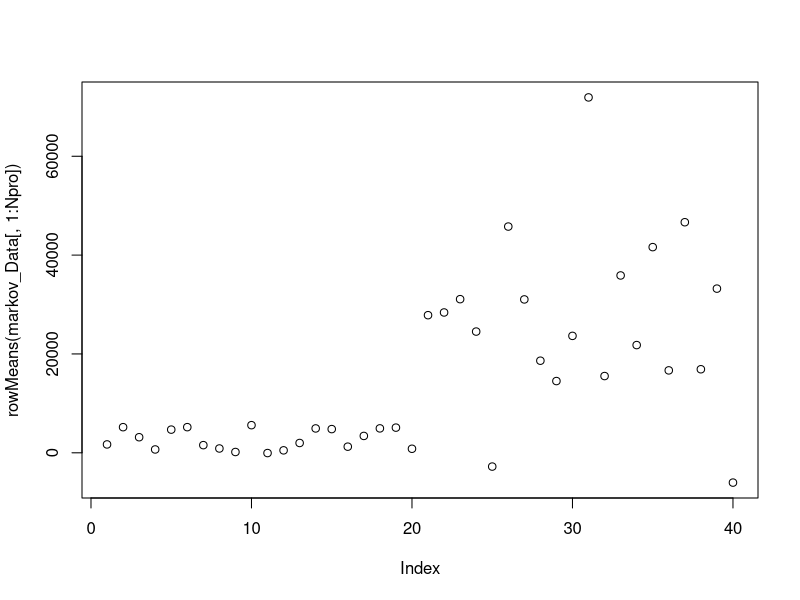
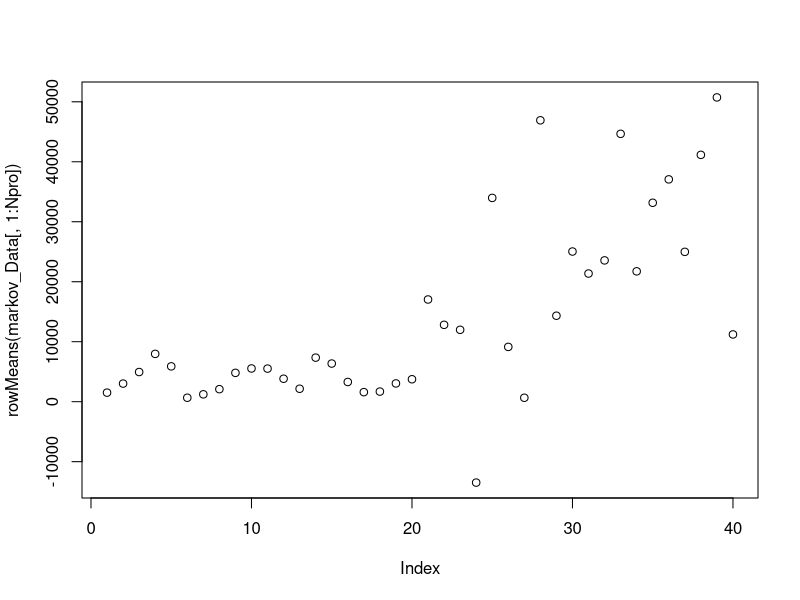
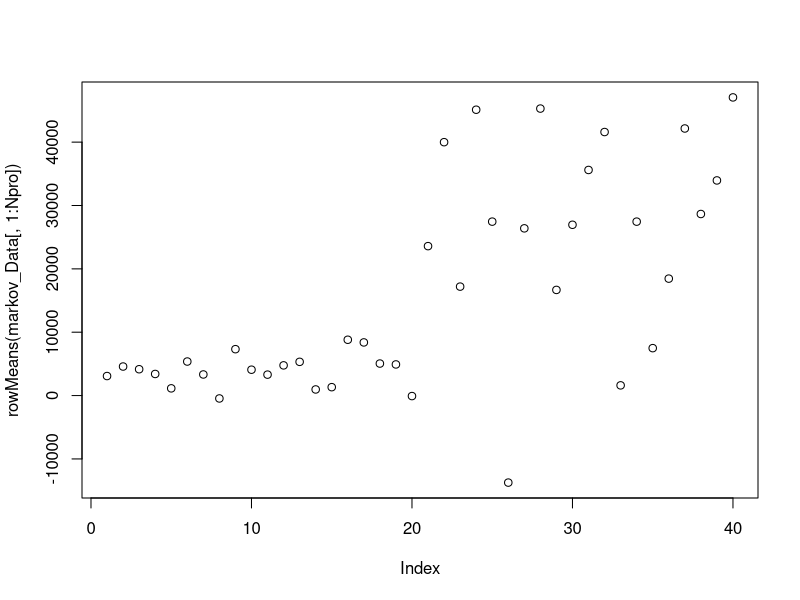
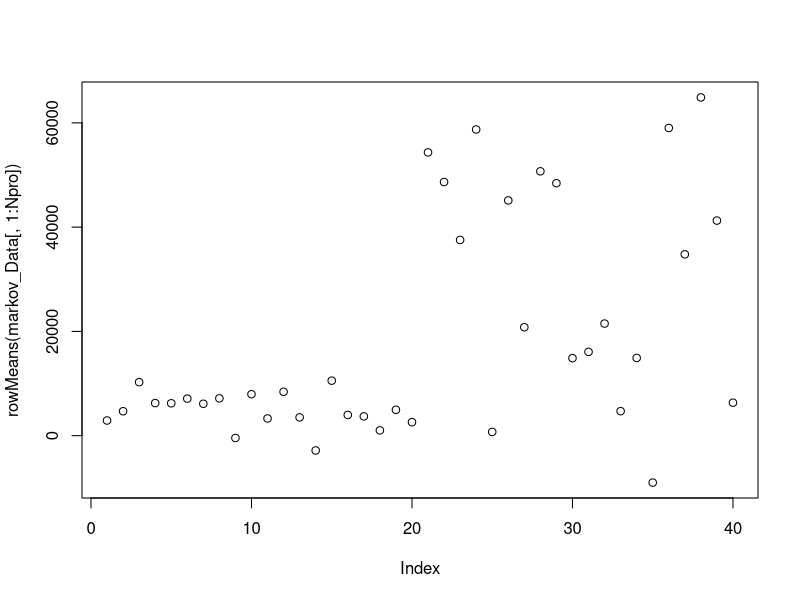
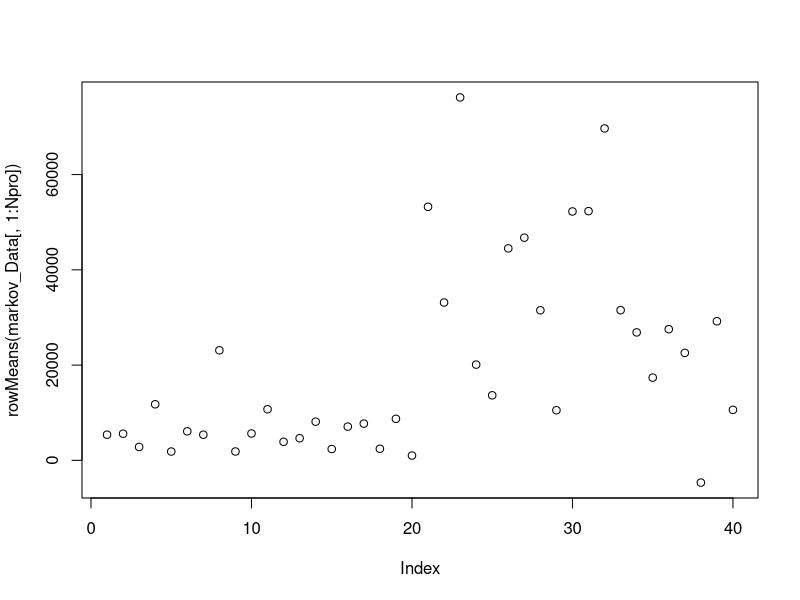
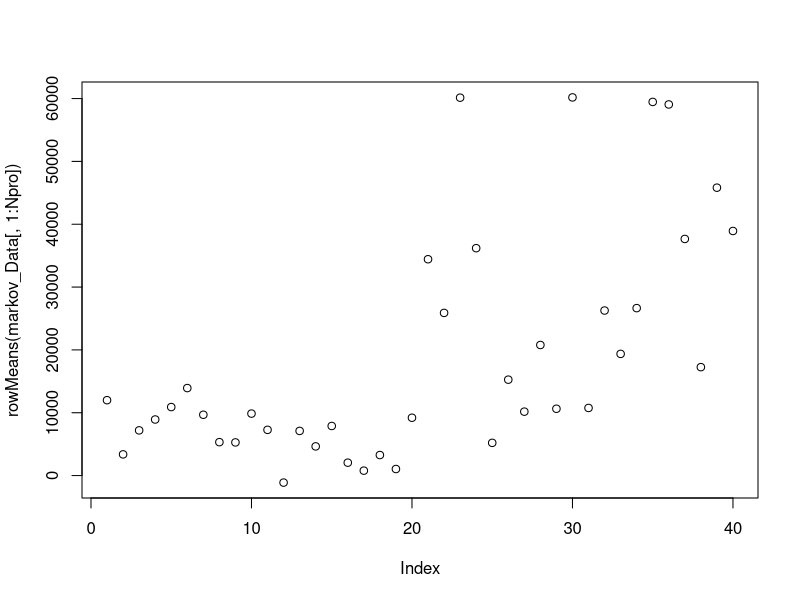
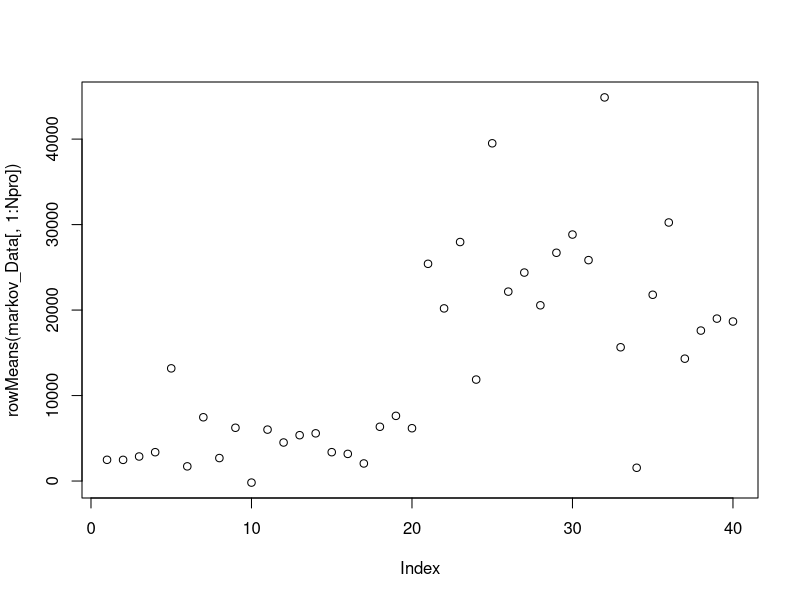
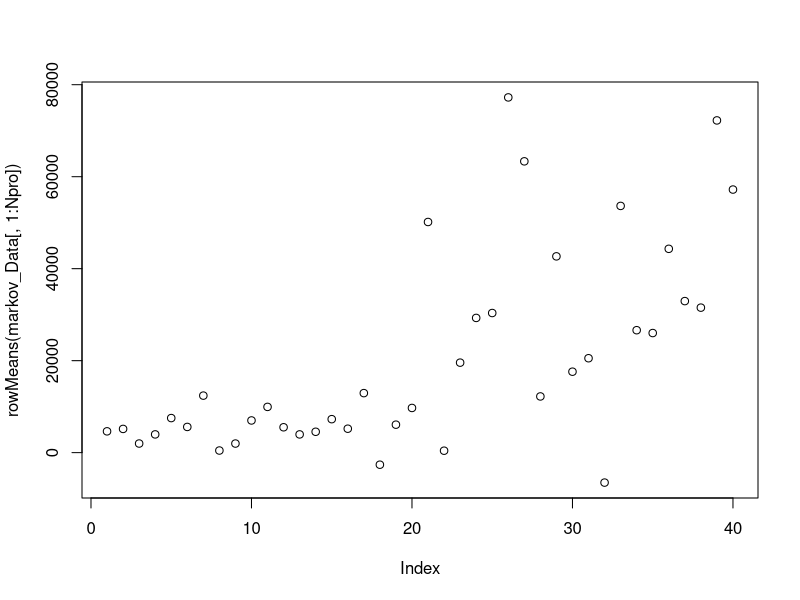

These figures' R source, in order: (Note: a time limit stopped this script after it produced the figures.)
##########################

###Om ganeshaaya namaha##

#####Parameters used for generating the model###
##Control- class_0
##Treatement- class_1
time_init=proc.time()
rm(list=ls())
library(class)
library(boot)
normalize=function(x){return(x/max(x))}

#library(caret)
#library(ISLR)


t_test_vals=function(c_pro_all)
{
  t_test_value_pro=numeric((length(c_pro_all[1,])-1))
  len_t_test_pro=length(t_test_value_pro)
  
  for(i in 1:length(t_test_value_pro)){
    k1=t.test(c_pro_all[,i]~c_pro_all[,len_t_test_pro+1])
    t_test_value_pro[i]=abs(k1$statistic)
    
  }
  
  return(t_test_value_pro)
}
  
clrscr<-function(){
  for(i in 1:100) {cat("\n")}
}

library(MASS) 
#library(plyr)
#library(ellipse)
#library(ggplot2)
library(MASS)

Npro_trt=10
Npro_cntrl=10
Npro_for_analysis=6

noise_factor=10


Npro=Npro_trt

#Npro_trt_test=60
#Npro_cntrl_test=60
Npep_trt=ceiling(1.5*Npro_trt)
Npep_cntrl=ceiling(1.5*Npro_cntrl)
Npep=Npep_trt

#Npep_trt_test=90
#Npep_cntrl_test=90

####Using the t-test to select the best 


t=2
theta_a=100
number_of_samples_train_cntrl=20 #number of samples in each class
number_of_samples_train_trt=20

number_of_samples_test_cntrl=10 #number of test samples fr control
number_of_samples_test_trt=10 #number of test samples fr treatement



amin=1.5
amax=1.6
al=1.55

fold_change=function(flag,amin,amax){   ##Please give amin and amax in just two decimal points.
  x1=runif(1,amin,amax)
  if(flag){
    return(x1)
  }
  else{
    return(1/x1)
  }
}

euc_norm <- function(x) sqrt(sum(x^2))



eta_treatement=c()
eta_control=c()
#mean_vec=mean()


M_cal=1000 #Number of calibarations to be made in abc rejection algo.

#Generating the synthetic sample data S0####
###Only control sample used#####

###initial parameters as used in table 2
k0=2
theta0=100
phi0=0.4
al0=1.55
gamma_dist0=rgamma(100,shape = k0,scale = theta0)



gamma_l0=numeric(Npro_cntrl)


for(i in 1:Npro_cntrl){
  gamma_l0[i]=sample(gamma_dist0,1)
}

mean_vec_cont=gamma_l0


mean_vec_cont0=gamma_l0
sig_matrix0=matrix(numeric(Npro*Npro),nrow=Npro)
sig_sq_vec0=phi0*mean_vec_cont*mean_vec_cont

for(i in 1:Npro){
  sig_matrix0[i,i]=sig_sq_vec0[i]
}


c_pro_control0=mvrnorm(n=number_of_samples_train_cntrl,mu = mean_vec_cont0,Sigma = sig_matrix0)
c_pro_treatement0=mvrnorm(n=number_of_samples_train_trt,mu = mean_vec_cont,Sigma = sig_matrix0)
ratio_vec0=colMeans(c_pro_control0)/colMeans(c_pro_treatement0)


######For calculating the threshold for rejection sampling


k_rand=sample(160:240,1)/100
theta_rand=sample(800:1200,1)
phi_rand=sample(0.3:0.5,1)
gamma_dist_rand=rgamma(100,shape=k_rand,scale=theta_rand)

gamma_rand=numeric(Npro_cntrl)

for(i in 1:Npro_cntrl){
  gamma_rand[i]=sample(gamma_dist_rand,1)
}

mean_vec_cont_rand=gamma_rand


mean_vec_cont_rand=gamma_rand
sig_matrix_rand=matrix(numeric(Npro*Npro),nrow=Npro)
sig_sq_vec_rand=phi_rand*mean_vec_cont*mean_vec_cont

for(i in 1:Npro){
  sig_matrix_rand[i,i]=sig_sq_vec_rand[i]
}


c_pro_control_rand=mvrnorm(n=number_of_samples_train_cntrl,mu = mean_vec_cont_rand,Sigma = sig_matrix_rand)
c_pro_treatement_rand=mvrnorm(n=number_of_samples_test_trt,mu = mean_vec_cont_rand,Sigma = sig_matrix_rand)

diff_rand_vec_cntrl=colMeans(c_pro_control_rand)-colMeans(c_pro_control0)
thresh_key_cntrl=0.7*euc_norm(diff_rand_vec_cntrl)




#####With initial value of al
fold_change_vec0=numeric(Npro)

for(i in 1:Npro){
  if(ratio_vec0[i]>1)
  {
    fold_change_vec0[i]=fold_change(1,al0,al0)
  }
  else{
    fold_change_vec0[i]=fold_change(0,al0,al0)
    
  }
}

mean_vec_treatement0=mean_vec_cont0*fold_change_vec0
mean_vec_treatement_rand=mean_vec_cont_rand*fold_change_vec0



###Defining c_pro_treatement_0 again for convinience#####

c_pro_treatement0=mvrnorm(n=number_of_samples_train_trt,mu = mean_vec_treatement0,Sigma = sig_matrix0)
c_pro_treatement_rand=mvrnorm(n=number_of_samples_train_trt,mu = mean_vec_treatement_rand,Sigma = sig_matrix_rand)

diff_rand_vec_trt=colMeans(c_pro_treatement_rand)-colMeans(c_pro_treatement0)
thresh_key_trt=1.3*euc_norm(diff_rand_vec_trt)





k_list=list()
theta_list=list()
phi_list=list()
count_1=0
###Synthetic sample data S0 done#####

###ABC-Rejection Sampling##########

norm_array=numeric(M_cal)

for(j in 1:M_cal){
  k=sample(160:240,1)/100
  theta=sample(800:1200,1)
  gamma_dist=rgamma(100,shape=k,scale=theta_a)
  gamma_l=numeric(Npro_cntrl)
  
  
  
  for(i in 1:Npro_cntrl){
    gamma_l[i]=sample(gamma_dist,1)
  }
  
  mean_vec_cont=gamma_l
  
  phi=runif(Npro,0.3,0.5) ###Defining the coefficient of variation
  
  
  sig_matrix=matrix(numeric(Npro*Npro),nrow=Npro)
  sig_sq_vec=phi*mean_vec_cont*mean_vec_cont
  
  for(i in 1:Npro){
    sig_matrix[i,i]=sig_sq_vec[i]
  }
  
  
  c_pro_control=mvrnorm(n=number_of_samples_train_cntrl,mu = mean_vec_cont,Sigma = sig_matrix)
  
  diff_vec=colMeans(c_pro_control)-colMeans(c_pro_control0)
  norm_array[j]=euc_norm(diff_vec)
  # #print(euc_norm(diff_vec))
  #thresh_key=20000
  
  ##print(thresh_key)
  ##print(count_1)
  if(norm_array[j]<thresh_key_cntrl){
    ##print("gugshi")
    ##print(j)
    count_1=count_1+1
    k_list[count_1]=k
    theta_list[count_1]=theta
    phi_list[count_1]=phi
  }
  #cat("\n")
  
  
  
  
}
##print(mean(norm_array))
#cat("\n")

k_vec=theta_vec=phi_vec=numeric(length(k_list))
for(i in 1:length(k_vec)){
  k_vec[i]=k_list[[i]]
  theta_vec[i]=theta_list[[i]]
  phi_vec[i]=phi_list[[i]]
}


k_opt=mean(k_vec)
theta_opt=mean(theta_vec)
phi_opt=mean(phi_vec)

#############ABC Rejection sampling done#######

##### Data from optimal parameters being generated#######



gamma_dist_opt=rgamma(100,shape=k_opt,scale=theta_opt)
gamma_l_opt=numeric(Npro_cntrl)

for(i in 1:Npro_cntrl){
  gamma_l_opt[i]=sample(gamma_dist,1)
}

mean_vec_cont_opt=gamma_l_opt

sig_matrix_opt=matrix(numeric(Npro*Npro),nrow=Npro)
sig_sq_vec_opt=phi_opt*mean_vec_cont_opt*mean_vec_cont_opt

for(i in 1:Npro){
  sig_matrix_opt[i,i]=sig_sq_vec_opt[i]
}


#####Generating dummy data till i understand the protein file###
flag_vec=numeric(Npro)

for(i in 1:Npro)
{
  flag_vec[i]=sample(0:1,1)
}

####flag_vec is used to say if the protein is overexpressed or not #####

mean_vec_treatement1=gamma_l_opt

fold_change_vec=numeric(Npro)
for(i in 1:Npro){
  fold_change_vec[i]=fold_change(flag_vec[i],amin,amax)
}

ratio_vec=colMeans(c_pro_treatement0)/colMeans(c_pro_control0)


for(i in 1:Npro){
  if(ratio_vec[i]>1)
  {
    fold_change_vec[i]=fold_change(1,amin,amax)
  }
  else{
    fold_change_vec[i]=fold_change(0,amin,amax)
    
  }
  
}

fold_change_vec=ratio_vec


mean_vec_treatement=mean_vec_treatement1*fold_change_vec

mean_vec_treatement_opt=mean_vec_cont_opt*fold_change_vec

c_pro_control=mvrnorm(n=number_of_samples_train_cntrl,mu = mean_vec_cont_opt,Sigma = sig_matrix_opt)
c_pro_treatement=mvrnorm(n=number_of_samples_train_trt,mu = mean_vec_treatement,Sigma = sig_matrix_opt)

l1=c_pro_control
l1=data.frame(cbind(l1,rep(0,number_of_samples_train_cntrl)))
colnames(l1)[Npro+1]="type"

l2=c_pro_treatement
l2=data.frame(cbind(l2,rep(1,number_of_samples_train_trt)))
colnames(l2)[Npro+1]="type"
#colnames(xlj_control)[Npro+1]="type"

c_pro_all=rbind(l1,l2)
c_pro_all$type=as.factor(c_pro_all$type)

t_test_value_pro=numeric((length(c_pro_all[1,])-1))
len_t_test_pro=length(t_test_value_pro)

for(i in 1:length(t_test_value_pro)){
  k1=t.test(c_pro_all[,i]~c_pro_all[,len_t_test_pro+1])
  t_test_value_pro[i]=abs(k1$statistic)
}

#xlj_trt=data.frame(cbind(xlj_trt,rep(1,number_of_samples_train_trt)))

c_pro_control_test=mvrnorm(n=number_of_samples_test_cntrl,mu = mean_vec_cont_opt,Sigma = sig_matrix_opt)
c_pro_treatement_test=mvrnorm(n=number_of_samples_test_trt,mu = mean_vec_treatement,Sigma = sig_matrix_opt)


#c_pep_
#c_pep_control=
#c_pep_treatement=

c_pep_control=matrix(numeric(Npep_cntrl*number_of_samples_train_cntrl),nrow = number_of_samples_train_cntrl)
c_pep_treatement=matrix(numeric(Npep_trt*number_of_samples_train_trt),nrow = number_of_samples_train_trt)

c_pep_control_test=matrix(numeric(Npep_cntrl*number_of_samples_test_cntrl),nrow = number_of_samples_test_cntrl)
c_pep_treatement_test=matrix(numeric(Npep_trt*number_of_samples_test_trt),nrow = number_of_samples_test_trt)

prot_pept_list_cntrl=list()
prot_pept_list_trt=list()

prot_pept_list_cntrl_test=list()
prot_pept_list_trt_test=list()

####Generating random peptide control data###
for(j in 1:length(c_pep_control[1,])){
  p3=sample(1:length(c_pro_control[1,]),sample(1:3,1))
  prot_pept_list_cntrl[[j]]=p3
  for(i in 1:length(c_pep_control[,1])){
    
    #cat(i,"-",j,"-",p3,"\n")
    for(k in 1:length(p3)){
      c_pep_control[i,j]=c_pep_control[i,j]+c_pro_control[i,p3[k]]
    }
  }
  if(1){
    for(i in 1:length(c_pep_control_test[,1])){
      for(k in 1:length(p3)){
        c_pep_control_test[i,j]=c_pep_control_test[i,j]+c_pro_control_test[i,p3[k]]
      }
    }
  }
  
}

if(0){
  for(j in 1:length(c_pep_control_test[1,])){
    p3=sample(1:length(c_pro_control_test[1,]),sample(1:3,1))
    prot_pept_list_cntrl_test[[j]]=p3
    for(i in 1:length(c_pep_control_test[,1])){
      
      #cat(i,"-",j,"-",p3,"\n")
      for(k in 1:length(p3)){
        c_pep_control_test[i,j]=c_pep_control_test[i,j]+c_pro_control_test[i,p3[k]]
      }
    }
    
    
    
  }
}

##print("grain")
####Generating random peptide treatement data###

for(j in 1:length(c_pep_treatement[1,])){
  p3=sample(1:length(c_pro_treatement[1,]),sample(1:3,1))
  prot_pept_list_trt[[j]]=p3
  for(i in 1:length(c_pep_treatement[,1])){
    
    #cat(i,"-",j,"-",p3,"\n")
    for(k in 1:length(p3)){
      ##print("mada")
      c_pep_treatement[i,j]=c_pep_treatement[i,j]+c_pro_treatement[i,p3[k]]
    }
  }
  
  if(1){
    for(i in 1:length(c_pep_treatement_test[,1])){
      
      #cat(i,"-",j,"-",p3,"\n")
      for(k in 1:length(p3)){
        ##print("sheldon")
        c_pep_treatement_test[i,j]=c_pep_treatement_test[i,j]+c_pro_treatement_test[i,p3[k]]
      }
    }
  }
}

##print("am out of this loop")
if(0){ 
  for(j in 1:length(c_pep_treatement_test[1,])){
    p3=sample(1:length(c_pro_treatement_test[1,]),sample(1:3,1))
    prot_pept_list_trt_test[[j]]=p3
    for(i in 1:length(c_pep_treatement_test[,1])){
      
      #cat(i,"-",j,"-",p3,"\n")
      for(k in 1:length(p3)){
        c_pep_treatement_test[i,j]=c_pep_treatement_test[i,j]+c_pro_treatement_test[i,p3[k]]
      }
    }
    
    
    
  }
  
}

prot_pept_list_cntrl_test=prot_pept_list_cntrl
prot_pept_list_trt_test=prot_pept_list_trt
####Parameters to find mu_ij

mu_matrix_cntrl=matrix(numeric(Npep_cntrl*number_of_samples_train_cntrl),nrow = number_of_samples_train_cntrl)
mu_matrix_trt=matrix(numeric(Npep_trt*number_of_samples_train_trt),nrow = number_of_samples_train_trt)
mu_matrix_cntrl_test=matrix(numeric(Npep_cntrl*number_of_samples_test_cntrl),nrow = number_of_samples_test_cntrl)
mu_matrix_trt_test=matrix(numeric(Npep_trt*number_of_samples_test_trt),nrow = number_of_samples_test_trt)

kappa=5
efficiency_vector=runif(Npep,0.1,1)
##print("ginger")

for(i in 1:length(mu_matrix_cntrl[,1])){
  for(j in 1:length(mu_matrix_cntrl[1,])){
    mu_matrix_cntrl[i,j]=c_pep_control[i,j]*kappa*efficiency_vector[j]
  }
}



for(i in 1:length(mu_matrix_cntrl_test[,1])){
  for(j in 1:length(mu_matrix_cntrl_test[1,])){
    mu_matrix_cntrl_test[i,j]=c_pep_control_test[i,j]*kappa*efficiency_vector[j]
  }
}



for(i in 1:length(mu_matrix_trt[,1])){
  for(j in 1:length(mu_matrix_trt[1,])){
    mu_matrix_trt[i,j]=c_pep_treatement[i,j]*kappa*efficiency_vector[j]
  }
}

##print("ginger")

for(i in 1:length(mu_matrix_trt_test[,1])){
  for(j in 1:length(mu_matrix_trt_test[1,])){
    ##print(i)
    mu_matrix_trt_test[i,j]=c_pep_treatement_test[i,j]*kappa*efficiency_vector[j]
  }
}
#print("ginger")

###Generate noisy gaussian###
alpha=0.03
beta=3.6

var_vector_noisy_gaussian_cntrl=alpha*(mu_matrix_cntrl^2)+beta*mu_matrix_cntrl
var_vector_noisy_gaussian_trt=alpha*(mu_matrix_trt^2)+beta*mu_matrix_trt

var_vector_noisy_gaussian_cntrl_test=alpha*(mu_matrix_cntrl_test^2)+beta*mu_matrix_cntrl_test
var_vector_noisy_gaussian_trt_test=alpha*(mu_matrix_trt_test^2)+beta*mu_matrix_trt_test


total_vector_cntrl=matrix(numeric(Npep_cntrl*number_of_samples_train_cntrl),nrow = number_of_samples_train_cntrl)
total_vector_trt=matrix(numeric(Npep_cntrl*number_of_samples_train_trt),nrow = number_of_samples_train_trt)


total_vector_cntrl_test=matrix(numeric(Npep_cntrl*number_of_samples_test_cntrl),nrow = number_of_samples_test_cntrl)
total_vector_trt_test=matrix(numeric(Npep_cntrl*number_of_samples_test_trt),nrow = number_of_samples_test_trt)


for(i in 1:length(total_vector_cntrl[,1])){
  for(j in 1:length(total_vector_cntrl[1,])){
    #cat(i,j,"\n")
    total_vector_cntrl[i,j]=mu_matrix_cntrl[i,j]+noise_factor*mvrnorm(n=1,mu = 0, Sigma = abs(var_vector_noisy_gaussian_cntrl[i,j]))
  }
}

for(i in 1:length(total_vector_trt[,1])){
  for(j in 1:length(total_vector_trt[1,])){
    #cat(i,j,"\n")
    total_vector_trt[i,j]=mu_matrix_trt[i,j]+noise_factor*mvrnorm(n=1,mu = 0, Sigma = abs(var_vector_noisy_gaussian_trt[i,j]))
  }
}


for(i in 1:length(total_vector_cntrl_test[,1])){
  for(j in 1:length(total_vector_cntrl_test[1,])){
    #cat(i,j,"\n")
    total_vector_cntrl_test[i,j]=mu_matrix_cntrl_test[i,j]+noise_factor*mvrnorm(n=1,mu = 0, Sigma = abs(var_vector_noisy_gaussian_cntrl_test[i,j]))
  }
}

for(i in 1:length(total_vector_trt_test[,1])){
  for(j in 1:length(total_vector_trt_test[1,])){
    #cat(i,j,"\n")
    total_vector_trt_test[i,j]=mu_matrix_trt_test[i,j]+noise_factor*mvrnorm(n=1,mu = 0, Sigma = abs(var_vector_noisy_gaussian_trt_test[i,j]))
  }
}
#total_vector_cntrl=data.frame(cbind(total_vector_cntrl,numeric(50)))
#total_vector_trt=data.frame(cbind(total_vector_trt,numeric(50)+1))

#total_vector_cntrl$X31=factor(total_vector_cntrl$X31)
#total_vector_trt$X31=factor(total_vector_trt$X31)


###To calculate rolled up abundances###
#lolol

x_pro_control=matrix(numeric(Npro_cntrl*number_of_samples_train_cntrl),nrow = number_of_samples_train_cntrl)
x_pro_trt=matrix(numeric(Npro_trt*number_of_samples_train_trt),nrow = number_of_samples_train_trt)

x_pro_control_test=matrix(numeric(Npro_cntrl*number_of_samples_test_cntrl),nrow = number_of_samples_test_cntrl)
x_pro_trt_test=matrix(numeric(Npro_trt*number_of_samples_test_trt),nrow = number_of_samples_test_trt)


pept_to_prot_cntrl=list()
pept_to_prot_trt=list()

pept_to_prot_cntrl_test=list()
pept_to_prot_trt_test=list()


for(i in 1:length(prot_pept_list_cntrl)){
  for(j in 1:length(prot_pept_list_cntrl[i][[1]])){
    ##print(prot_pept_list_cntrl[i][[1]][j])
    k1=prot_pept_list_cntrl[i][[1]][j]
    ##print(k1)
    pept_to_prot_cntrl[k1][[1]][length(pept_to_prot_cntrl[k1][[1]])+1]=i
    
  }
}

for(i in 1:length(prot_pept_list_trt)){
  for(j in 1:length(prot_pept_list_trt[i][[1]])){
    ##print(prot_pept_list_cntrl[i][[1]][j])
    k1=prot_pept_list_trt[i][[1]][j]
    ##print(k1)
    pept_to_prot_trt[k1][[1]][length(pept_to_prot_trt[k1][[1]])+1]=i
    
  }
}

##print("greek2")

for(i in 1:length(prot_pept_list_cntrl_test)){
  for(j in 1:length(prot_pept_list_cntrl_test[i][[1]])){
    ##print(prot_pept_list_cntrl[i][[1]][j])
    k1=prot_pept_list_cntrl_test[i][[1]][j]
    ##print(k1)
    pept_to_prot_cntrl_test[k1][[1]][length(pept_to_prot_cntrl_test[k1][[1]])+1]=i
    
  }
}

##print("greek1")


for(i in 1:length(prot_pept_list_trt_test)){
  for(j in 1:length(prot_pept_list_trt_test[i][[1]])){
    ##print(prot_pept_list_cntrl[i][[1]][j])
    k1=prot_pept_list_trt_test[i][[1]][j]
    ##print(k1)
    pept_to_prot_trt_test[k1][[1]][length(pept_to_prot_trt_test[k1][[1]])+1]=i
    ##print("gopo")
  }
}

##print("greek3")


xlj_control=matrix(numeric(Npro_cntrl*number_of_samples_train_cntrl),nrow = number_of_samples_train_cntrl)
xlj_trt=matrix(numeric(Npro_trt*number_of_samples_train_trt),nrow = number_of_samples_train_trt)

xlj_control_test=matrix(numeric(Npro_cntrl*number_of_samples_test_cntrl),nrow = number_of_samples_test_cntrl)
xlj_trt_test=matrix(numeric(Npro_trt*number_of_samples_test_trt),nrow = number_of_samples_test_trt)

###############################

for(i in 1:length(pept_to_prot_cntrl)){
  if(pept_to_prot_cntrl[2]=="NULL"){
    pept_to_prot_cntrl[2]=pept_to_prot_cntrl[3]
  }
  
  if(pept_to_prot_cntrl[1]=="NULL"){
    pept_to_prot_cntrl[1]=pept_to_prot_cntrl[2]
  }
  
  
  if(pept_to_prot_cntrl[i]=="NULL"){
    pept_to_prot_cntrl[i]=pept_to_prot_cntrl[1]
  }
  
  
  
  
}

############################

for(i in 1:length(pept_to_prot_trt)){
  if(pept_to_prot_trt[2]=="NULL"){
    pept_to_prot_trt[2]=pept_to_prot_trt[3]
  }
  
  if(pept_to_prot_trt[1]=="NULL"){
    pept_to_prot_trt[1]=pept_to_prot_trt[2]
  }
  
  
  if(pept_to_prot_trt[i]=="NULL"){
    pept_to_prot_trt[i]=pept_to_prot_trt[1]
  }
  
  
  
  
}


##print("greek1")


for(i in 1:length(pept_to_prot_cntrl_test)){
  if(pept_to_prot_cntrl_test[2]=="NULL"){
    pept_to_prot_cntrl_test[2]=pept_to_prot_cntrl_test[3]
  }
  
  if(pept_to_prot_cntrl_test[1]=="NULL"){
    pept_to_prot_cntrl_test[1]=pept_to_prot_cntrl_test[2]
  }
  
  
  if(pept_to_prot_cntrl_test[i]=="NULL"){
    pept_to_prot_cntrl_test[i]=pept_to_prot_cntrl_test[1]
  }
  
  
  
  
}


for(i in 1:length(pept_to_prot_trt_test)){
  if(pept_to_prot_trt_test[2]=="NULL"){
    pept_to_prot_trt_test[2]=pept_to_prot_trt_test[3]
  }
  
  if(pept_to_prot_trt_test[1]=="NULL"){
    pept_to_prot_trt_test[1]=pept_to_prot_trt_test[2]
  }
  
  
  if(pept_to_prot_trt_test[i]=="NULL"){
    pept_to_prot_trt_test[i]=pept_to_prot_trt_test[1]
  }
  
  
  
  
}


for(j in 1:length(xlj_control[1,])){ #for all proteins
  for(i in 1:length(xlj_control[,1])) { #for all samples
    for(k in 1:length(pept_to_prot_cntrl[j][[1]])){
      p4=pept_to_prot_cntrl[j][[1]][k]
      if(is.null(p4)){
        p4=pept_to_prot_cntrl[1][[1]][1]
      }
      xlj_control[i,j]=xlj_control[i,j]+total_vector_cntrl[i,p4]
      
    }
  }
  ##print(j)
  
}


for(j in 1:length(xlj_trt[1,])){ #for all proteins
  for(i in 1:length(xlj_trt[,1])) { #for all samples
    for(k in 1:length(pept_to_prot_trt[j][[1]])){
      p4=pept_to_prot_trt[j][[1]][k]
      if(is.null(p4)){
        ##print("gonu")
        p4=pept_to_prot_trt[1][[1]][1]
        
      }
      #if(is.null(p4)){
      #}
      xlj_trt[i,j]=xlj_trt[i,j]+total_vector_trt[i,p4]
      
    }
  }
  ##print(j)
  
}
##print("greekza")
########
for(j in 1:length(xlj_control_test[1,])){ #for all proteins
  for(i in 1:length(xlj_control_test[,1])) { #for all samples
    for(k in 1:length(pept_to_prot_cntrl_test[j][[1]])){
      p4=pept_to_prot_cntrl_test[j][[1]][k]
      if(is.null(p4)){
        p4=pept_to_prot_cntrl_test[1][[1]][1]
      }
      
      xlj_control_test[i,j]=xlj_control_test[i,j]+total_vector_cntrl_test[i,p4]
      
    }
  }
  ##print(j)
  
}


for(j in 1:length(xlj_trt_test[1,])){ #for all proteins
  for(i in 1:length(xlj_trt_test[,1])) { #for all samples
    for(k in 1:length(pept_to_prot_trt_test[j][[1]])){
      p4=pept_to_prot_trt_test[j][[1]][k]
      if(is.null(p4)){
        p4=pept_to_prot_trt_test[1][[1]][1]
      }
      
      xlj_trt_test[i,j]=xlj_trt_test[i,j]+total_vector_trt_test[i,p4]
      
    }
  }
  ##print(j)
  
}




xlj_control=data.frame(xlj_control)
xlj_control=data.frame(cbind(xlj_control,numeric(number_of_samples_train_cntrl)))
colnames(xlj_control)[Npro+1]="type"
#xlj_control$type=as.factor(xlj_control$type)

xlj_control_test=data.frame(xlj_control_test)
xlj_control_test=data.frame(cbind(xlj_control_test,numeric(number_of_samples_test_cntrl)))
colnames(xlj_control_test)[Npro+1]="type"

xlj_trt=data.frame(xlj_trt)
xlj_trt=data.frame(cbind(xlj_trt,rep(1,number_of_samples_train_trt)))
colnames(xlj_trt)[Npro+1]="type"


xlj_trt_test=data.frame(xlj_trt_test)
xlj_trt_test=data.frame(cbind(xlj_trt_test,rep(1,number_of_samples_test_trt)))
colnames(xlj_trt_test)[Npro+1]="type"
#xlj_trt$type=as.factor(xlj_trt$type)





#xlj_control$"type"=numeric(50)
#xlj_trt$"type"=(numeric(number_of_samples_train_trt)+1)

if(1){
  
  xlj_control=data.frame(xlj_control)
  xlj_trt=data.frame(xlj_trt)
  
  xlj_control_test=data.frame(xlj_control_test)
  xlj_trt_test=data.frame(xlj_trt_test)
  
  
  
  
  xlj_all=rbind(xlj_control,xlj_trt)
  xlj_all$type=as.factor(xlj_all$type)
  
  
  xlj_all_test=rbind(xlj_control_test,xlj_trt_test)
  xlj_all_test$type=as.factor(xlj_all_test$type)
  
  
}

t_test_value=numeric((length(xlj_all[1,])-1))
len_t_test=length(t_test_value)


for(i in 1:length(t_test_value)){
  k1=t.test(xlj_all[,i]~xlj_all[,len_t_test+1])
  t_test_value[i]=abs(k1$statistic)
}
print(order(t_test_value))

xlj_all_orig=xlj_all


p11=xlj_all$type
p22=xlj_all_test$type

if(0){
  xlj_all=xlj_all[,order(t_test_value,decreasing = TRUE)]
  xlj_all=xlj_all[,1:Npro_for_analysis]
  xlj_all$"type"=p11
  xlj_all_test=xlj_all_test[,order(t_test_value,decreasing = TRUE)]
  xlj_all_test=xlj_all_test[,1:Npro_for_analysis]
  xlj_all_test$"type"=p22
  fold_change_vec=fold_change_vec[order(t_test_value,decreasing = TRUE)]
  fold_change_vec=fold_change_vec[1:Npro_for_analysis]
  Npro=Npro_for_analysis
  Npro_trt=Npro
  Npro_cntrl=Npro
}



####xlj_all is the required data as per equation 12###
####xlj_all_test is the required test data####

####Designing classifiers####

#1. LDA classifier#

lda_classifier_50<-lda(type ~ .,data=xlj_all)
predictions_lda_50=predict(lda_classifier_50,xlj_all_test[,1:Npro])$class
table_data_lda_50=table(predictions_lda_50,xlj_all_test[,Npro+1])

predictions_lda_50_app=predict(lda_classifier_50,xlj_all[,1:Npro])$class
table_data_lda_50_app=table(predictions_lda_50_app,xlj_all[,Npro+1])


training_labels=xlj_all$type
knn_trained<-knn(train = xlj_all[,1:Npro]  , test =xlj_all_test[,1:Npro] , cl = training_labels, k=3)
table_data_knn_50=table(knn_trained,xlj_all_test[,Npro+1])
knn_trained_app<-knn(train = xlj_all[,1:Npro]  , test =xlj_all[,1:Npro] , cl = training_labels, k=3)
table_data_knn_50_app=table(knn_trained_app,xlj_all[,Npro+1])




#total_vector_cntrl=data.frame(cbind(total_vector_cntrl,numeric(50)))
#total_vector_trt=data.frame(cbind(total_vector_trt,numeric(50)+1))

#total_vector_cntrl$X31=factor(total_vector_cntrl$X31)
#total_vector_trt$X31=factor(total_vector_trt$X31)


####Add the mean and the gaussian vector####



#SNR=1/(alpha+(beta/alpha))

#print("MCMC algorithm starting")
#######Upamanyu's algorithm-3...The ABC-MCMC-algorithm#####

#####First three steps of ABC-MCMC#####

###gamma_0 is the gamma related to S^(0)_(0) in the paper. This is generated with k_opt and theta_opt
###gamma_dist_0 is the proper gamma distribution pertaining to S_(0) in the paper. Its generated with k_0 and theta_0.

#Step1: Sampling gamma and generating mean vectors##
gamma_dist_0=rgamma(100,shape=k_opt,scale=theta_opt)
#ratio_vec=colMeans(c_pro_treatement0)/colMeans(c_pro_control0)
#fold_change_vec=ratio_vec
c_pro_control_0=c_pro_control0
print("hoi")
c_pro_treatment_0=c_pro_treatement0
gamma_0=numeric(Npro)

for(i in 1:Npro_cntrl){
  gamma_0[i]=sample(gamma_dist_0,1)
}

mean_vec_cntrl_0_0=gamma_0
mean_vec_trt_0_0=gamma_0*fold_change_vec

sig_matrix_0_0=matrix(numeric(Npro*Npro),nrow=Npro)
sig_sq_vec_0_0=phi_opt*mean_vec_cntrl_0_0*mean_vec_cntrl_0_0
for(i in 1:Npro){
  sig_matrix_0_0[i,i]=sig_sq_vec_0_0[i]
}


###Step2: Generating protein data
c_pro_control_0_0=mvrnorm(n=number_of_samples_train_cntrl,mu = mean_vec_cntrl_0_0,Sigma = sig_matrix_0_0)
c_pro_treatment_0_0=mvrnorm(n=number_of_samples_train_trt,mu = mean_vec_trt_0_0,Sigma = sig_matrix_0_0)

print("goi")

diff_vec_cntrl=colMeans(c_pro_control_0_0)-colMeans(c_pro_control_0)
diff_vec_trt=colMeans(c_pro_treatment_0_0)-colMeans(c_pro_treatment_0)

norm_cntrl=euc_norm(diff_vec_cntrl)

norm_trt=euc_norm(diff_vec_trt)

while(norm_cntrl>thresh_key_cntrl | norm_trt>thresh_key_trt){
  # #print("i am here")
  ##print(norm_cntrl)
  ##print(norm_trt)
  for(i in 1:Npro_cntrl){
    gamma_0[i]=sample(gamma_dist_0,1)
  }
  
  mean_vec_cntrl_0_0=gamma_0
  mean_vec_trt_0_0=gamma_0*fold_change_vec
  
  sig_matrix_0_0=matrix(numeric(Npro*Npro),nrow=Npro)
  sig_sq_vec_0_0=phi_opt*mean_vec_cntrl_0_0*mean_vec_cntrl_0_0
  for(i in 1:Npro){
    sig_matrix_0_0[i,i]=sig_sq_vec_0_0[i]
  }
  
  
  ###Step2: Generating protein data
  c_pro_control_0_0=mvrnorm(n=number_of_samples_train_cntrl,mu = mean_vec_cntrl_0_0,Sigma = sig_matrix_0_0)
  c_pro_treatment_0_0=mvrnorm(n=number_of_samples_train_trt,mu = mean_vec_trt_0_0,Sigma = sig_matrix_0_0)
  
  diff_vec_cntrl=colMeans(c_pro_control_0_0)-colMeans(c_pro_control_0)
  diff_vec_trt=colMeans(c_pro_treatment_0_0)-colMeans(c_pro_treatment_0)
  
  norm_cntrl=euc_norm(diff_vec_cntrl)
  
  norm_trt=euc_norm(diff_vec_trt)
  
}

#####Steps 5, 6 and 7 of the markov chain####
c_pro_control_markov=c_pro_control_0_0
c_pro_trt_markov=c_pro_treatment_0_0
gamma_vec=colMeans(c_pro_control_markov)
#####Main MCMC chain#####
count_markov=0
markov_iter=50
gamma_markov=matrix(0L, nrow = markov_iter,ncol=Npro)
for(j in 1:markov_iter){
  if(j==1){gamma_vec=gamma_l_opt}
  else{
  gamma_vec=colMeans(c_pro_control_markov)
  }
  mean_vec_cntrl_markov=gamma_vec
  mean_vec_trt_markov=gamma_vec*fold_change_vec
  ##print(i)
  sig_matrix_markov=matrix(numeric(Npro*Npro),nrow=Npro)
  sig_sq_vec_markov=phi_opt*mean_vec_cntrl_markov*mean_vec_cntrl_markov
  sig_sq_vec_markov=rep(0.1,length(mean_vec_cont))
  for(i in 1:Npro){
    sig_matrix_markov[i,i]=sig_sq_vec_markov[i]
  }
  
  c_pro_control_markov=mvrnorm(n=number_of_samples_train_cntrl,mu = mean_vec_cntrl_markov,Sigma = sig_matrix_markov)
  c_pro_trt_markov=mvrnorm(n=number_of_samples_train_trt,mu = mean_vec_trt_markov,Sigma = sig_matrix_markov)
  
  diff_vec_cntrl_markov=colMeans(c_pro_control_markov)-colMeans(c_pro_control_0)
  diff_vec_trt_markov=colMeans(c_pro_trt_markov)-colMeans(c_pro_treatment_0)
  
  norm_cntrl_markov=euc_norm(diff_vec_cntrl_markov)
  
  norm_trt_markov=euc_norm(diff_vec_trt_markov)
  ##print("-----------")
  ##print(norm_cntrl_markov)
  ##print(norm_trt_markov)
  ##print("-----------")
  
  if(norm_cntrl_markov<thresh_key_cntrl & norm_trt_markov<thresh_key_trt){
    #mean_ratio=
    gamma_vec=colMeans(c_pro_control_markov)
    ##print(j)
    count_markov=count_markov+1
    #print("zhezh")
  }
  gamma_markov[j,]=gamma_vec
  
  
  
}
#print("MCMC algorithm done")
######Algorithm-3 in upamanyu paper done#####

#####Generation of kernel data and then classification###

peptide_generation=function(gamma_vec,fold_change_vec,phi_opt,Npro_cntrl,Npro_trt,prot_pept_list_cntrl,Npro_for_analysis,
                            prot_pept_list_cntrl_test,prot_pept_list_trt,prot_pept_list_trt_test)
{
  # print(prot_pept_list_trt_test)
  Npro=Npro_cntrl
  gamma_l_opt=numeric(Npro_cntrl)
  
  for(i in 1:Npro_cntrl){
    gamma_l_opt[i]=sample(gamma_dist,1)
  }
  mean_vec_cont_opt=gamma_l_opt
  mean_vec_cont_opt=gamma_vec
  
  sig_matrix_opt=matrix(numeric(Npro*Npro),nrow=Npro)
  sig_sq_vec_opt=phi_opt*mean_vec_cont_opt*mean_vec_cont_opt
  for(i in 1:Npro){
    sig_matrix_opt[i,i]=sig_sq_vec_opt[i]
  }
  mean_vec_treatement=gamma_l_opt*fold_change_vec
  mean_vec_treatement=gamma_vec*fold_change_vec
  
  c_pro_control=mvrnorm(n=number_of_samples_train_cntrl,mu = mean_vec_cont_opt,Sigma = sig_matrix_opt)
  c_pro_treatement=mvrnorm(n=number_of_samples_train_trt,mu = mean_vec_treatement,Sigma = sig_matrix_opt)
  
  c_pro_control_test=mvrnorm(n=number_of_samples_test_cntrl,mu = mean_vec_cont_opt,Sigma = sig_matrix_opt)
  c_pro_treatement_test=mvrnorm(n=number_of_samples_test_trt,mu = mean_vec_treatement,Sigma = sig_matrix_opt)
  
  c_pep_control=matrix(numeric(Npep_cntrl*number_of_samples_train_cntrl),nrow = number_of_samples_train_cntrl)
  c_pep_treatement=matrix(numeric(Npep_trt*number_of_samples_train_trt),nrow = number_of_samples_train_trt)
  
  c_pep_control_test=matrix(numeric(Npep_cntrl*number_of_samples_test_cntrl),nrow = number_of_samples_test_cntrl)
  c_pep_treatement_test=matrix(numeric(Npep_trt*number_of_samples_test_trt),nrow = number_of_samples_test_trt)
  
  ####Have to be careful from here###
  
  for(j in 1:length(c_pep_control[1,])){
    #p3=sample(1:length(c_pro_control[1,]),sample(1:3,1))
    #prot_pept_list_cntrl[[j]]=p3
    p3=prot_pept_list_cntrl[[j]]
    for(i in 1:length(c_pep_control[,1])){
      
      #cat(i,"-",j,"-",p3,"\n")
      for(k in 1:length(p3)){
        c_pep_control[i,j]=c_pep_control[i,j]+c_pro_control[i,p3[k]]
      }
    }
    if(1){
      for(i in 1:length(c_pep_control_test[,1])){
        for(k in 1:length(p3)){
          c_pep_control_test[i,j]=c_pep_control_test[i,j]+c_pro_control_test[i,p3[k]]
        }
      }
    }
    
  }
  
  if(0){
    for(j in 1:length(c_pep_control_test[1,])){
      #p3=sample(1:length(c_pro_control_test[1,]),sample(1:3,1))
      #prot_pept_list_cntrl_test[[j]]=p3
      p3=prot_pep_list_cntrl_test[[j]]
      
      for(i in 1:length(c_pep_control_test[,1])){
        
        #cat(i,"-",j,"-",p3,"\n")
        for(k in 1:length(p3)){
          c_pep_control_test[i,j]=c_pep_control_test[i,j]+c_pro_control_test[i,p3[k]]
        }
      }
      
      
      
    }
  }
  
  for(j in 1:length(c_pep_treatement[1,])){
    #p3=sample(1:length(c_pro_treatement[1,]),sample(1:3,1))
    #prot_pept_list_trt[[j]]=p3
    p3=prot_pept_list_trt[[j]]
    
    for(i in 1:length(c_pep_treatement[,1])){
      
      #cat(i,"-",j,"-",p3,"\n")
      for(k in 1:length(p3)){
        ##print("mada")
        c_pep_treatement[i,j]=c_pep_treatement[i,j]+c_pro_treatement[i,p3[k]]
      }
    }
    
    if(1){
      for(i in 1:length(c_pep_treatement_test[,1])){
        
        #cat(i,"-",j,"-",p3,"\n")
        for(k in 1:length(p3)){
          ##print("sheldon")
          c_pep_treatement_test[i,j]=c_pep_treatement_test[i,j]+c_pro_treatement_test[i,p3[k]]
        }
      }
    }
  }
  
  ##print("am out of this loop")
  if(0){ 
    for(j in 1:length(c_pep_treatement_test[1,])){
      #p3=sample(1:length(c_pro_treatement_test[1,]),sample(1:3,1))
      #prot_pept_list_trt_test[[j]]=p3
      p3=prot_pept_list_trt_test[[j]]
      
      for(i in 1:length(c_pep_treatement_test[,1])){
        
        #cat(i,"-",j,"-",p3,"\n")
        for(k in 1:length(p3)){
          c_pep_treatement_test[i,j]=c_pep_treatement_test[i,j]+c_pro_treatement_test[i,p3[k]]
        }
      }
      
      
      
    }
    
  }
  
  prot_pept_list_cntrl_test=prot_pept_list_cntrl
  prot_pept_list_trt_test=prot_pept_list_trt
  
  mu_matrix_cntrl=matrix(numeric(Npep_cntrl*number_of_samples_train_cntrl),nrow = number_of_samples_train_cntrl)
  mu_matrix_trt=matrix(numeric(Npep_trt*number_of_samples_train_trt),nrow = number_of_samples_train_trt)
  mu_matrix_cntrl_test=matrix(numeric(Npep_cntrl*number_of_samples_test_cntrl),nrow = number_of_samples_test_cntrl)
  mu_matrix_trt_test=matrix(numeric(Npep_trt*number_of_samples_test_trt),nrow = number_of_samples_test_trt)
  
  kappa=5
  efficiency_vector=runif(Npep,0.1,1)
  ##print("ginger")
  
  for(i in 1:length(mu_matrix_cntrl[,1])){
    for(j in 1:length(mu_matrix_cntrl[1,])){
      mu_matrix_cntrl[i,j]=c_pep_control[i,j]*kappa*efficiency_vector[j]
    }
  }
  
  
  
  for(i in 1:length(mu_matrix_cntrl_test[,1])){
    for(j in 1:length(mu_matrix_cntrl_test[1,])){
      mu_matrix_cntrl_test[i,j]=c_pep_control_test[i,j]*kappa*efficiency_vector[j]
    }
  }
  
  
  
  for(i in 1:length(mu_matrix_trt[,1])){
    for(j in 1:length(mu_matrix_trt[1,])){
      mu_matrix_trt[i,j]=c_pep_treatement[i,j]*kappa*efficiency_vector[j]
    }
  }
  
  ##print("ginger")
  
  for(i in 1:length(mu_matrix_trt_test[,1])){
    for(j in 1:length(mu_matrix_trt_test[1,])){
      ##print(i)
      mu_matrix_trt_test[i,j]=c_pep_treatement_test[i,j]*kappa*efficiency_vector[j]
    }
  }
  #print("ginger")
  
  ###Generate noisy gaussian###
  alpha=0.03
  beta=3.6
  
  var_vector_noisy_gaussian_cntrl=alpha*(mu_matrix_cntrl^2)+beta*mu_matrix_cntrl
  var_vector_noisy_gaussian_trt=alpha*(mu_matrix_trt^2)+beta*mu_matrix_trt
  
  var_vector_noisy_gaussian_cntrl_test=alpha*(mu_matrix_cntrl_test^2)+beta*mu_matrix_cntrl_test
  var_vector_noisy_gaussian_trt_test=alpha*(mu_matrix_trt_test^2)+beta*mu_matrix_trt_test
  
  
  total_vector_cntrl=matrix(numeric(Npep_cntrl*number_of_samples_train_cntrl),nrow = number_of_samples_train_cntrl)
  total_vector_trt=matrix(numeric(Npep_cntrl*number_of_samples_train_trt),nrow = number_of_samples_train_trt)
  
  
  total_vector_cntrl_test=matrix(numeric(Npep_cntrl*number_of_samples_test_cntrl),nrow = number_of_samples_test_cntrl)
  total_vector_trt_test=matrix(numeric(Npep_cntrl*number_of_samples_test_trt),nrow = number_of_samples_test_trt)
  
  
  for(i in 1:length(total_vector_cntrl[,1])){
    for(j in 1:length(total_vector_cntrl[1,])){
      #cat(i,j,"\n")
      total_vector_cntrl[i,j]=mu_matrix_cntrl[i,j]+noise_factor*mvrnorm(n=1,mu = 0, Sigma = abs(var_vector_noisy_gaussian_cntrl[i,j]))
    }
  }
  
  for(i in 1:length(total_vector_trt[,1])){
    for(j in 1:length(total_vector_trt[1,])){
      #cat(i,j,"\n")
      total_vector_trt[i,j]=mu_matrix_trt[i,j]+noise_factor*mvrnorm(n=1,mu = 0, Sigma = abs(var_vector_noisy_gaussian_trt[i,j]))
    }
  }
  
  
  for(i in 1:length(total_vector_cntrl_test[,1])){
    for(j in 1:length(total_vector_cntrl_test[1,])){
      #cat(i,j,"\n")
      total_vector_cntrl_test[i,j]=mu_matrix_cntrl_test[i,j]+noise_factor*mvrnorm(n=1,mu = 0, Sigma = abs(var_vector_noisy_gaussian_cntrl_test[i,j]))
    }
  }
  
  for(i in 1:length(total_vector_trt_test[,1])){
    for(j in 1:length(total_vector_trt_test[1,])){
      #cat(i,j,"\n")
      total_vector_trt_test[i,j]=mu_matrix_trt_test[i,j]+noise_factor*mvrnorm(n=1,mu = 0, Sigma = abs(var_vector_noisy_gaussian_trt_test[i,j]))
    }
  }
  #total_vector_cntrl=data.frame(cbind(total_vector_cntrl,numeric(50)))
  #total_vector_trt=data.frame(cbind(total_vector_trt,numeric(50)+1))
  
  #total_vector_cntrl$X31=factor(total_vector_cntrl$X31)
  #total_vector_trt$X31=factor(total_vector_trt$X31)
  
  
  ###To calculate rolled up abundances###
  #lolol
  
  x_pro_control=matrix(numeric(Npro_cntrl*number_of_samples_train_cntrl),nrow = number_of_samples_train_cntrl)
  x_pro_trt=matrix(numeric(Npro_trt*number_of_samples_train_trt),nrow = number_of_samples_train_trt)
  
  x_pro_control_test=matrix(numeric(Npro_cntrl*number_of_samples_test_cntrl),nrow = number_of_samples_test_cntrl)
  x_pro_trt_test=matrix(numeric(Npro_trt*number_of_samples_test_trt),nrow = number_of_samples_test_trt)
  
  
  pept_to_prot_cntrl=list()
  pept_to_prot_trt=list()
  
  pept_to_prot_cntrl_test=list()
  pept_to_prot_trt_test=list()
  
  ########################################################
  
  
  #print("Everything is fine")
  for(i in 1:length(prot_pept_list_cntrl)){
    for(j in 1:length(prot_pept_list_cntrl[i][[1]])){
      ##print(prot_pept_list_cntrl[i][[1]][j])
      k1=prot_pept_list_cntrl[i][[1]][j]
      ##print(k1)
      pept_to_prot_cntrl[k1][[1]][length(pept_to_prot_cntrl[k1][[1]])+1]=i
      
    }
  }
  
  for(i in 1:length(prot_pept_list_trt)){
    for(j in 1:length(prot_pept_list_trt[i][[1]])){
      ##print(prot_pept_list_cntrl[i][[1]][j])
      k1=prot_pept_list_trt[i][[1]][j]
      ##print(k1)
      pept_to_prot_trt[k1][[1]][length(pept_to_prot_trt[k1][[1]])+1]=i
      
    }
  }
  
  ##print("greek2")
  
  for(i in 1:length(prot_pept_list_cntrl_test)){
    for(j in 1:length(prot_pept_list_cntrl_test[i][[1]])){
      ##print(prot_pept_list_cntrl[i][[1]][j])
      k1=prot_pept_list_cntrl_test[i][[1]][j]
      ##print(k1)
      pept_to_prot_cntrl_test[k1][[1]][length(pept_to_prot_cntrl_test[k1][[1]])+1]=i
      
    }
  }
  
  ##print("greek1")
  
  
  for(i in 1:length(prot_pept_list_trt_test)){
    for(j in 1:length(prot_pept_list_trt_test[i][[1]])){
      ##print(prot_pept_list_cntrl[i][[1]][j])
      k1=prot_pept_list_trt_test[i][[1]][j]
      ##print(k1)
      pept_to_prot_trt_test[k1][[1]][length(pept_to_prot_trt_test[k1][[1]])+1]=i
      ##print("gopo")
    }
  }
  
  ##print("greek3")
  
  
  xlj_control=matrix(numeric(Npro_cntrl*number_of_samples_train_cntrl),nrow = number_of_samples_train_cntrl)
  xlj_trt=matrix(numeric(Npro_trt*number_of_samples_train_trt),nrow = number_of_samples_train_trt)
  
  xlj_control_test=matrix(numeric(Npro_cntrl*number_of_samples_test_cntrl),nrow = number_of_samples_test_cntrl)
  xlj_trt_test=matrix(numeric(Npro_trt*number_of_samples_test_trt),nrow = number_of_samples_test_trt)
  
  ###############################
  
  for(i in 1:length(pept_to_prot_cntrl)){
    if(pept_to_prot_cntrl[2]=="NULL"){
      pept_to_prot_cntrl[2]=pept_to_prot_cntrl[3]
    }
    
    if(pept_to_prot_cntrl[1]=="NULL"){
      pept_to_prot_cntrl[1]=pept_to_prot_cntrl[2]
    }
    
    
    if(pept_to_prot_cntrl[i]=="NULL"){
      pept_to_prot_cntrl[i]=pept_to_prot_cntrl[1]
    }
    
    
    
    
  }
  
  ############################
  
  for(i in 1:length(pept_to_prot_trt)){
    if(pept_to_prot_trt[2]=="NULL"){
      pept_to_prot_trt[2]=pept_to_prot_trt[3]
    }
    
    if(pept_to_prot_trt[1]=="NULL"){
      pept_to_prot_trt[1]=pept_to_prot_trt[2]
    }
    
    
    if(pept_to_prot_trt[i]=="NULL"){
      pept_to_prot_trt[i]=pept_to_prot_trt[1]
    }
    
    
    
    
  }
  
  
  ##print("greek1")
  
  
  for(i in 1:length(pept_to_prot_cntrl_test)){
    if(pept_to_prot_cntrl_test[2]=="NULL"){
      pept_to_prot_cntrl_test[2]=pept_to_prot_cntrl_test[3]
    }
    
    if(pept_to_prot_cntrl_test[1]=="NULL"){
      pept_to_prot_cntrl_test[1]=pept_to_prot_cntrl_test[2]
    }
    
    
    if(pept_to_prot_cntrl_test[i]=="NULL"){
      pept_to_prot_cntrl_test[i]=pept_to_prot_cntrl_test[1]
    }
    
    
    
    
  }
  
  
  for(i in 1:length(pept_to_prot_trt_test)){
    if(pept_to_prot_trt_test[2]=="NULL"){
      pept_to_prot_trt_test[2]=pept_to_prot_trt_test[3]
    }
    
    if(pept_to_prot_trt_test[1]=="NULL"){
      pept_to_prot_trt_test[1]=pept_to_prot_trt_test[2]
    }
    
    
    if(pept_to_prot_trt_test[i]=="NULL"){
      pept_to_prot_trt_test[i]=pept_to_prot_trt_test[1]
    }
    
    
    
    
  }
  
  
  for(j in 1:length(xlj_control[1,])){ #for all proteins
    for(i in 1:length(xlj_control[,1])) { #for all samples
      for(k in 1:length(pept_to_prot_cntrl[j][[1]])){
        p4=pept_to_prot_cntrl[j][[1]][k]
        if(is.null(p4)){
          p4=pept_to_prot_cntrl[1][[1]][1]
        }
        xlj_control[i,j]=xlj_control[i,j]+total_vector_cntrl[i,p4]
        
      }
    }
    ##print(j)
    
  }
  
  
  for(j in 1:length(xlj_trt[1,])){ #for all proteins
    for(i in 1:length(xlj_trt[,1])) { #for all samples
      for(k in 1:length(pept_to_prot_trt[j][[1]])){
        p4=pept_to_prot_trt[j][[1]][k]
        if(is.null(p4)){
          ##print("gonu")
          p4=pept_to_prot_trt[1][[1]][1]
          
        }
        #if(is.null(p4)){
        #}
        xlj_trt[i,j]=xlj_trt[i,j]+total_vector_trt[i,p4]
        
      }
    }
    ##print(j)
    
  }
  ##print("greekza")
  ########
  for(j in 1:length(xlj_control_test[1,])){ #for all proteins
    for(i in 1:length(xlj_control_test[,1])) { #for all samples
      for(k in 1:length(pept_to_prot_cntrl_test[j][[1]])){
        p4=pept_to_prot_cntrl_test[j][[1]][k]
        if(is.null(p4)){
          p4=pept_to_prot_cntrl_test[1][[1]][1]
        }
        
        xlj_control_test[i,j]=xlj_control_test[i,j]+total_vector_cntrl_test[i,p4]
        
      }
    }
    ##print(j)
    
  }
  
  
  for(j in 1:length(xlj_trt_test[1,])){ #for all proteins
    for(i in 1:length(xlj_trt_test[,1])) { #for all samples
      for(k in 1:length(pept_to_prot_trt_test[j][[1]])){
        p4=pept_to_prot_trt_test[j][[1]][k]
        if(is.null(p4)){
          p4=pept_to_prot_trt_test[1][[1]][1]
        }
        
        xlj_trt_test[i,j]=xlj_trt_test[i,j]+total_vector_trt_test[i,p4]
        
      }
    }
    ##print(j)
    
  }
  
  
  
  
  xlj_control=data.frame(xlj_control)
  xlj_control=data.frame(cbind(xlj_control,numeric(number_of_samples_train_cntrl)))
  colnames(xlj_control)[Npro+1]="type"
  #xlj_control$type=as.factor(xlj_control$type)
  
  xlj_control_test=data.frame(xlj_control_test)
  xlj_control_test=data.frame(cbind(xlj_control_test,numeric(number_of_samples_test_cntrl)))
  colnames(xlj_control_test)[Npro+1]="type"
  
  xlj_trt=data.frame(xlj_trt)
  xlj_trt=data.frame(cbind(xlj_trt,rep(1,number_of_samples_train_trt)))
  colnames(xlj_trt)[Npro+1]="type"
  
  
  xlj_trt_test=data.frame(xlj_trt_test)
  xlj_trt_test=data.frame(cbind(xlj_trt_test,rep(1,number_of_samples_test_trt)))
  colnames(xlj_trt_test)[Npro+1]="type"
  #xlj_trt$type=as.factor(xlj_trt$type)
  
  
  
  
  
  #xlj_control$"type"=numeric(50)
  #xlj_trt$"type"=(numeric(number_of_samples_train_trt)+1)
  
  if(1){
    
    xlj_control=data.frame(xlj_control)
    xlj_trt=data.frame(xlj_trt)
    
    xlj_control_test=data.frame(xlj_control_test)
    xlj_trt_test=data.frame(xlj_trt_test)
    
    
    
    
    xlj_all=rbind(xlj_control,xlj_trt)
    xlj_all$type=as.factor(xlj_all$type)
    
    
    xlj_all_test=rbind(xlj_control_test,xlj_trt_test)
    xlj_all_test$type=as.factor(xlj_all_test$type)
  }
  
  t_test_value=numeric((length(xlj_all[1,])-1))
  len_t_test=length(t_test_value)
  
  for(i in 1:length(t_test_value)){
    k1=t.test(xlj_all[,i]~xlj_all[,len_t_test+1])
    t_test_value[i]=abs(k1$statistic)
  }
  #print(t_test_value)
  #print(order(t_test_value))
  
  p11=xlj_all$type
  p22=xlj_all_test$type
  
  if(0){
    xlj_all=xlj_all[,order(t_test_value,decreasing = TRUE)]
    xlj_all=xlj_all[,1:Npro_for_analysis]
    xlj_all$"type"=p11
    xlj_all_test=xlj_all_test[,order(t_test_value,decreasing = TRUE)]
    xlj_all_test=xlj_all_test[,1:Npro_for_analysis]
    xlj_all_test$"type"=p22
    fold_change_vec=fold_change_vec[order(t_test_value,decreasing = TRUE)]
    fold_change_vec=fold_change_vec[1:Npro_for_analysis]
  }
  #print("Reached the end :-) ")
  
  return(xlj_all)
}

print("running the function")
#print(gamma_vec)
fold_change_vec=sample(5:10,Npro,replace = TRUE)
markov_Data=peptide_generation(gamma_vec,fold_change_vec,phi_opt,Npro_cntrl,Npro_trt,prot_pept_list_cntrl,Npro_for_analysis,
                               prot_pept_list_cntrl_test,prot_pept_list_trt,prot_pept_list_trt_test)

gaussian_normal_kernel=mvrnorm(n=1000,mu=numeric(Npro),Sigma = diag(Npro))
gaussian_normal_kernel_density=density(gaussian_normal_kernel,bw=0.5)


abc_mcmc_result_vector=rep(2,length(xlj_all_test[,1]))
print("1234")
total_outside_sum_one_arr=numeric(nrow(xlj_all_test))
total_outside_sum_zero_arr=numeric(nrow(xlj_all_test))
outside_full_sum_one_arr=numeric(nrow(xlj_all_test))
outside_full_sum_zero_arr=numeric(nrow(xlj_all_test))

#######Prediction by the ABC MCMC model #####
if(1){
  for(i in 1:nrow(xlj_all_test)){
    test_data=xlj_all_test[i,1:Npro]
    total_outside_sum_zero=0 ####outside Sum for all the markov iterations
    total_outside_sum_one=0
    outside_full_sum_zero=0
    outside_full_sum_one=1
    print(paste("Running the row",i))
    
    ##Only last 70% are considered for the calculations as first 30% are considered as the burn-in stage
    count_123=0
    #print("here man")
    for(j in (0.4*markov_iter):(markov_iter-1)){
      # #print(paste("Markov-chain_number",j))
      #total_outside_sum_zero=0
      #total_outside_sum_one=0
      markov_Data=peptide_generation(gamma_markov[j,],fold_change_vec,phi_opt,Npro_cntrl,Npro_trt,prot_pept_list_cntrl,
                                     prot_pept_list_cntrl_test,prot_pept_list_trt,prot_pept_list_trt_test)
      plot(rowMeans(markov_Data[,1:Npro]))
      markov_row_length=length(markov_Data[,1])
      markov_length_class=markov_row_length/2
      total_inside_sum_zero=0 ###inside sum is for sum of all the n-values of markov_data
      total_inside_sum_one=0
      inside_full_sum_zero=0
      inside_full_sum_one=0
      for(k in 1:(markov_length_class)){
        #inside_sum_zero=0
        diff_data_zero=markov_Data[k,1:Npro]-test_data
        diff_data_zero=markov_Data[k,1:Npro]-test_data
        #print(paste("Zero-",sum(diff_data_zero)))
        #diff_data_zero=abs(normalize(markov_Data[k,1:Npro])-normalize(test_data))
        
        #print("###########zero#########")
        #print(diff_data_zero)
        mean_diff_data_zero=sum(diff_data_zero)/length(diff_data_zero)
      # print(paste("Zero-",sum(diff_data_zero)))
        
        #print(paste("zero-",mean_diff_data_zero))
        #inside_full_sum_zero=inside_full_sum_zero+mean_diff_data_zero
        inside_full_sum_zero=inside_full_sum_zero+sum(diff_data_zero)
        
        
        #print("#########################")
        if(1){
        diff_data_zero=diff_data_zero/abs(max(diff_data_zero))
        kernel_data=approx(gaussian_normal_kernel_density$x,gaussian_normal_kernel_density$y,xout = diff_data_zero)
        kernel_data$y[is.na(kernel_data$y)]=0
        total_inside_sum_zero=total_inside_sum_zero+mean(kernel_data$y)
        }
      }
      
      for(l in (markov_length_class+1):(markov_row_length)){
        #inside_sum_one=0
        ##print("gunda")
        ##print(l)
        diff_data_one=markov_Data[l,1:Npro]-test_data
       # print(paste("one-",sum(diff_data_one)))
        
        #diff_data_one=abs(normalize(markov_Data[l,1:Npro])-normalize(test_data))
        ##print(diff_data_one)
        t1=diff_data_one
        #print("###########one#########")
        mean_diff_data_one=sum(diff_data_one)/length(diff_data_one)
        
        #print(paste("one-",mean_diff_data_one))
       # print(paste("one-",sum(diff_data_one)))
        
        #inside_full_sum_one=inside_full_sum_one+mean_diff_data_one
        inside_full_sum_one=inside_full_sum_one+sum(diff_data_one)
        
        
        #print("#########################")
        if(1){
        diff_data_one=diff_data_one/abs(max(diff_data_one))
        kernel_data=approx(gaussian_normal_kernel_density$x,gaussian_normal_kernel_density$y,xout = diff_data_one)
        kernel_data$y[is.na(kernel_data$y)]=0
        total_inside_sum_one=total_inside_sum_one+mean(kernel_data$y)
        }
        
        if(is.na(total_inside_sum_one)& count_123==0){
          ##print(kernel_data$y)
          count_123=1
          p11=t1
        }
        ##print(total_inside_sum_one)
        
      }
      #total_outside_sum_zero=total_outside_sum_zero+total_inside_sum_zero
      #total_outside_sum_one=total_outside_sum_one+total_inside_sum_one
    }
    total_outside_sum_zero=total_outside_sum_zero+total_inside_sum_zero
    total_outside_sum_one=total_outside_sum_one+total_inside_sum_one
    outside_full_sum_zero=outside_full_sum_zero+inside_full_sum_zero
    outside_full_sum_one=outside_full_sum_one+inside_full_sum_one
    
    ##print("glagla")
    ##print(total_outside_sum_one)
    ##print(total_outside_sum_zero)
    total_outside_sum_one_arr[i]=total_outside_sum_one
    total_outside_sum_zero_arr[i]=total_outside_sum_zero
    outside_full_sum_one_arr[i]=outside_full_sum_one
    
    outside_full_sum_zero_arr[i]=outside_full_sum_zero
    
    if(total_outside_sum_one>total_outside_sum_zero){
    #if(outside_full_sum_one>outside_full_sum_zero){
      abc_mcmc_result_vector[i]=0
    }
    else{
      abc_mcmc_result_vector[i]=1
    }
    
  }
  print("------------------------")
  print("Fullll ABC-MCMC model done")
  
  print("------------------------")
  
  table_data_abc_mcmc_50=table(abc_mcmc_result_vector,xlj_all_test[,Npro+1])
}
final_time=proc.time()
